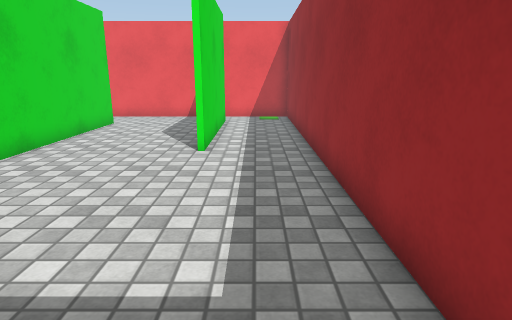
view 1 (above)

14 first-person views from a walk through a scene from a Unity 3-D project. The camera is 1.3 m above the floor, tilts 14° down and sees 75° across. The floor is counted in squares, 0.6 m on a side. Each view is taken from the middle of a square. On the plan, view 1 faces up. The plan holds only what a view shows up to about 19 squares ahead; the rest is blank. The player is left out. Surface patterns are stand-ins for the level's own textures.

view 2
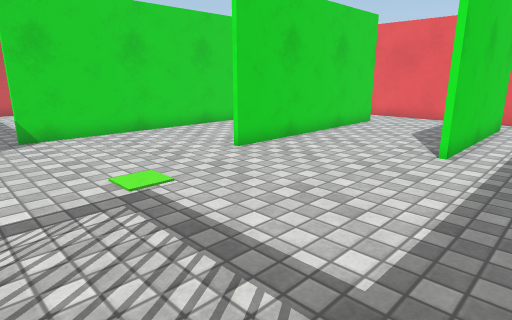

view 3
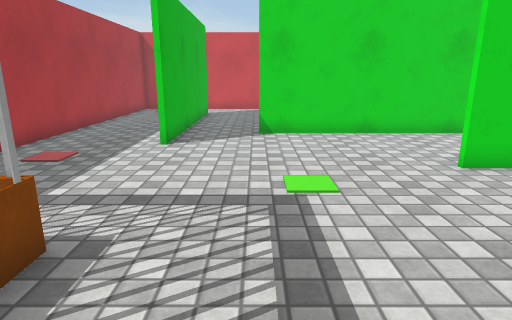

view 4
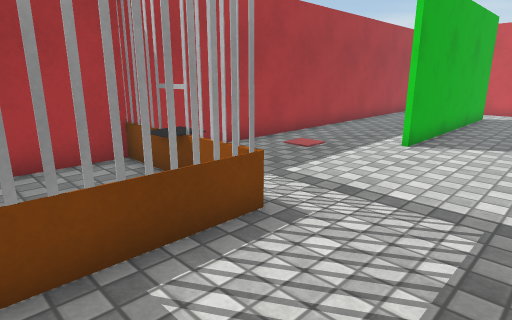

view 5
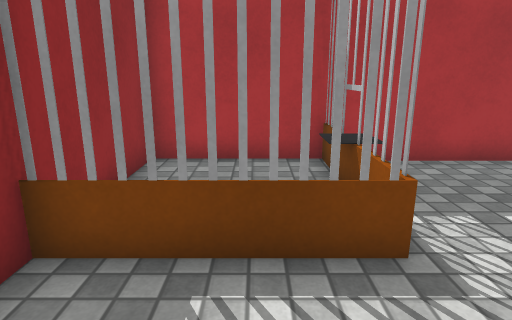

view 6
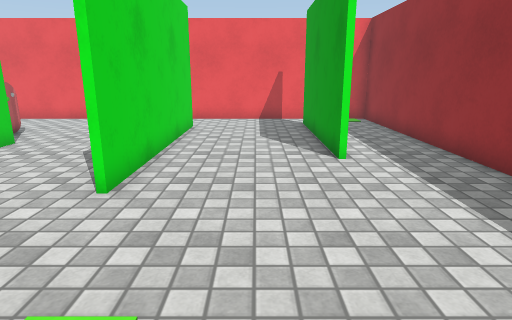

view 7
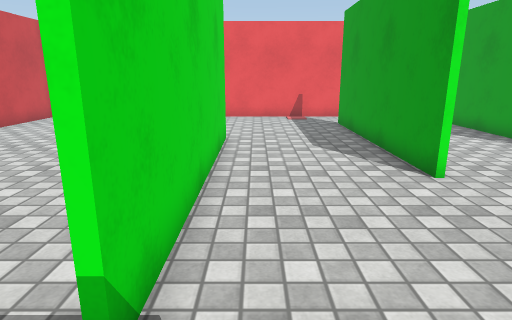

view 8
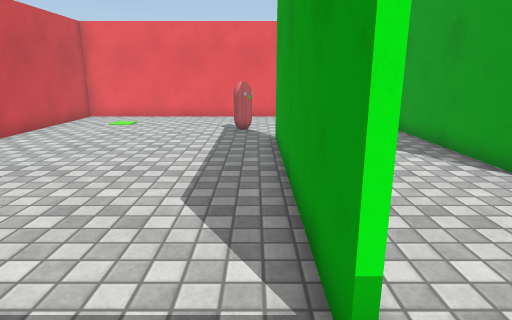

view 9
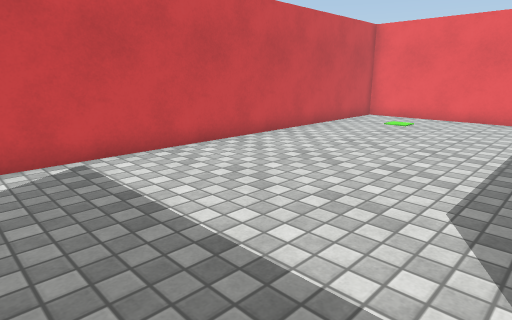

view 10
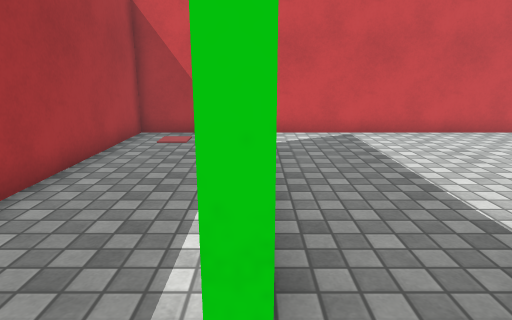

view 11
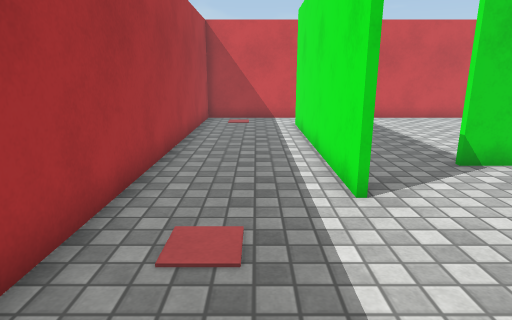

view 12
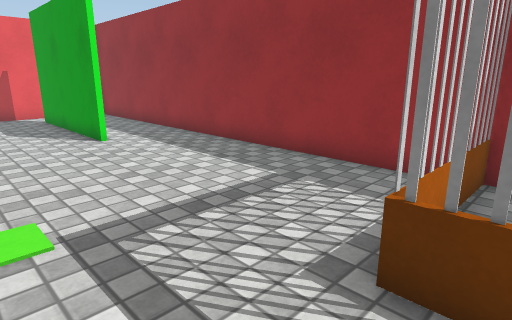

view 13
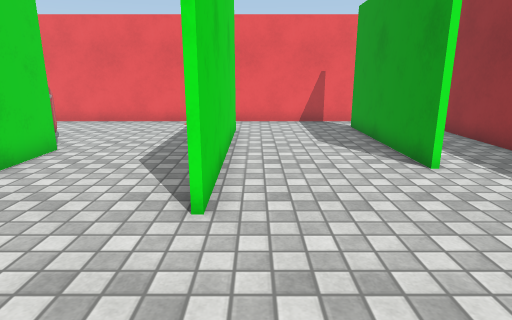

view 14
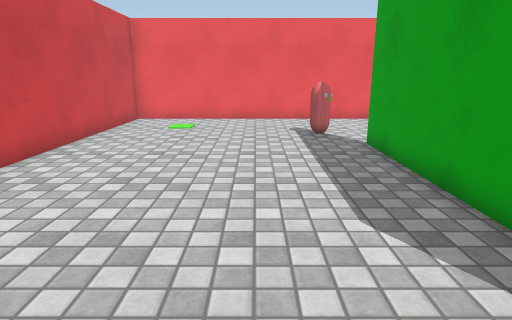

### Floor plan
Key: @ floor where view 1 was taken; # wall or solid block; . floor; O other object.
Columns run from 22 left of view 1 to 2 right of it. Each row starts with its distance up from view 1.
 19 #########################
 18 #.......................#
 17 #.......................#
 16 #..............#....#...#
 15 #..............#....#...#
 14 #.......OO.....#....#...#
 13 #..............#....#...#
 12 #.........#....#....#...#
 11 #.........#....#....#...#
 10 #.........#....#....#...#
  9 #.........#....#........#
  8 #.........#....#........#
  7 #.........#.............#
  6 #.........#.............#
  5 #.........#.............#
  4 #.........#.............#
  3 #.........#.............#
  2 #.......................#
  1 #.......................#
  0 #.....................@.#
 -1 #..##########......OOOOO#
 -2 #..................O    #
 -3 #..................OO   #
 -4 #..................OO   #
 -5 #################  O    #
 -6                  ########

Where each view was taken, in squares from view 1:
view 1: 0 up, 0 right, facing up
view 2: 0 up, 1 right, facing up-left
view 3: 2 up, 1 right, facing left
view 4: 3 up, 1 right, facing down-left
view 5: 3 up, 1 left, facing down
view 6: 1 up, 4 left, facing up
view 7: 0 up, 11 left, facing up
view 8: 0 up, 13 left, facing up
view 9: 0 up, 13 left, facing up-left
view 10: 1 down, 9 left, facing left
view 11: 3 down, 4 left, facing left
view 12: 2 down, 6 left, facing up-right
view 13: 2 up, 6 left, facing up
view 14: 1 up, 16 left, facing up
